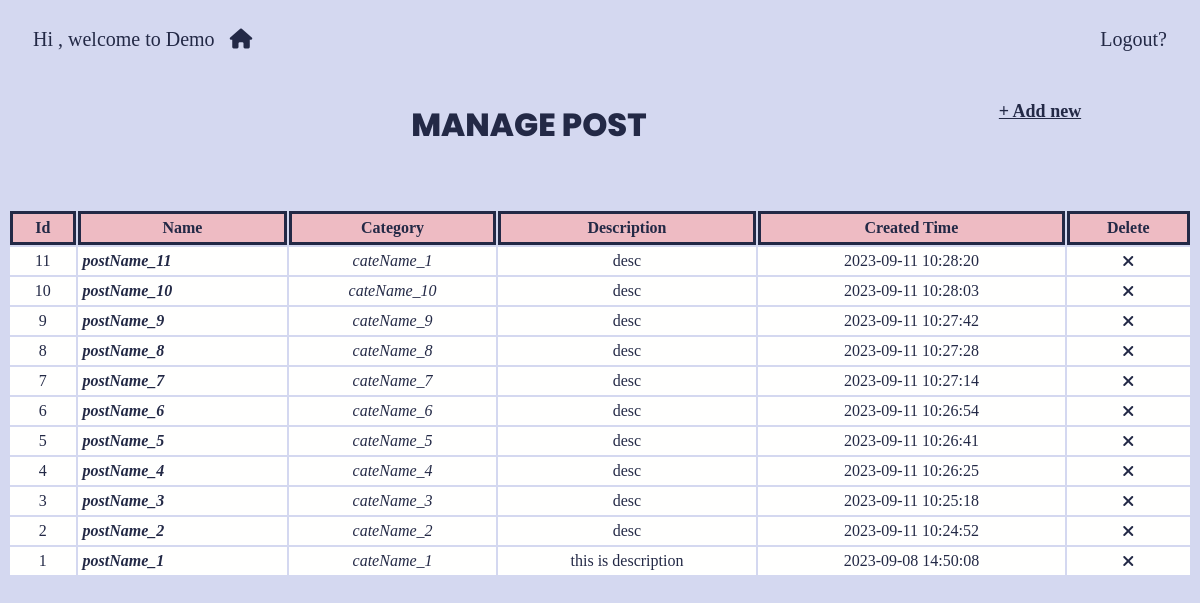
/vdWebTinTuc/admin/posts/index.php, run on an earlier commit of the app's database.
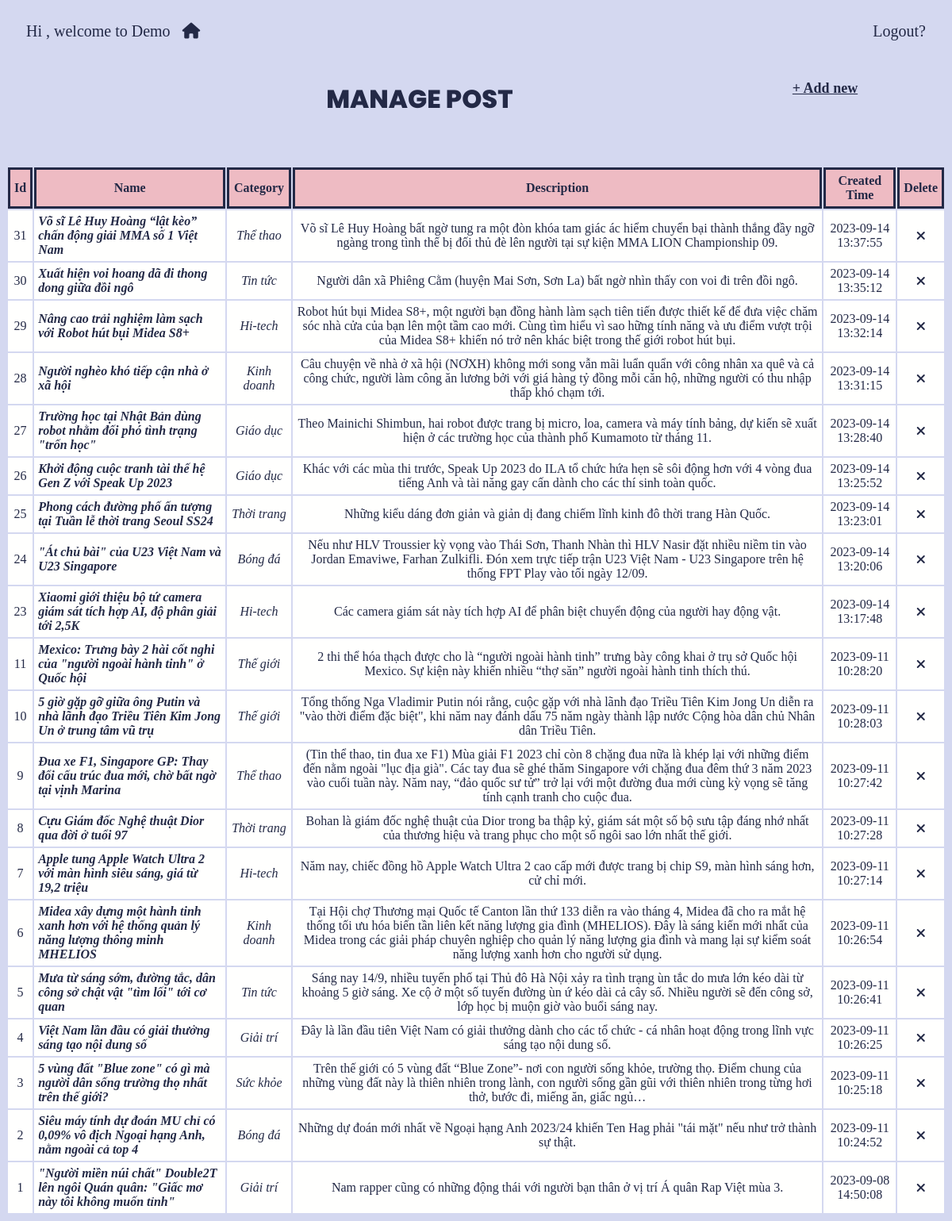
And on a later commit of the database.
### tables this page shows
CREATE TABLE `posts` (
  `id` int(15) NOT NULL,
  `cate_id` int(15) NOT NULL,
  `name` varchar(255) NOT NULL,
  `description` varchar(1000) NOT NULL,
  `content` text NOT NULL,
  `created_by` int(14) NOT NULL,
  `created_time` datetime DEFAULT current_timestamp()
);

CREATE TABLE `categories` (
  `id` int(15) NOT NULL,
  `name` varchar(255) NOT NULL,
  `created_by` int(15) NOT NULL,
  `created_time` datetime DEFAULT current_timestamp()
);

### vdWebTinTuc/apps/libs/router.php (called while the page is built, shortened)
<?php
    class apps_libs_router{
        public function createUrl($url, $param = []) {
            if($url)
                $param[self::PARAM_NAME] = $url;
            return $_SERVER['PHP_SELF'].'?'. http_build_query($param);
        }
    }
?>

### vdWebTinTuc/apps/libs/dbConnection.php (called while the page is built, shortened)
<?php
    class apps_libs_dbConnection{
        protected $username = 'root';
        protected $password = "";
        protected $host = 'localhost';
        protected $database = 'PHP';
        protected $tableName;
        protected $queryParams = [];
        protected static $connectionInstance = null;
        public function connect() {
            if(self::$connectionInstance === null){
                try{
                    self::$connectionInstance = new PDO('mysql:host='.$this->host.';dbname='.$this->database,
                            $this->username, $this->password);
                    self::$connectionInstance->setAttribute(PDO::ATTR_ERRMODE, PDO::ERRMODE_EXCEPTION);
                } catch (Exception $ex) {
                    echo "ERROR: ".$ex->getMessage();
                    die();
                }
            }
        }
        public function query($sql, $param = []) {
            $q = self::$connectionInstance->prepare($sql);
            if(is_array($param) && $param)
                $q->execute($param);
            else
                $q->execute();
            return $q;
        }
        public function buildQueryParams($params = []) {
            $default = [
                "SELECT"=>"*",
                "WHERE"=>"",
                "OTHER"=>"",
                "params"=>"",
                "field"=>"",
                "value"=>[],
                "JOIN"=>""
            ];
            $this->queryParams = array_merge($default, $params);
            return $this;
        }
        public function buildCondition($condition){
            if(trim($condition))
                return "WHERE ".$condition;
            else
                return "";
        }
        public function select() {
            $sql = "SELECT ".$this->queryParams['SELECT']
                   ." FROM ".$this->tableName
                   ." ".$this->queryParams['JOIN']
                   ." ".$this->buildCondition($this->queryParams['WHERE'])
                   ." ".$this->queryParams['OTHER'];
            $query = $this->query($sql, $this->queryParams['params']);
            return $query->fetchAll(PDO::FETCH_ASSOC);
        }
    }
?>

### vdWebTinTuc/admin/posts/index.php (the view, shortened to what this page needs)
<?php
    $posts = new apps_models_posts();
    $list = $posts->buildQueryParams([
        "SELECT"=>"posts.id, posts.name, posts.description, posts.created_time, categories.name as cate_name",
        "OTHER"=>"ORDER BY created_time DESC",
        "JOIN"=>"INNER JOIN categories ON categories.id = posts.cate_id"
        ])->select();
?>
<html>
    <head>
        <link rel="stylesheet" href="../CSS/index.css">
        <?php include 'head.php'?>
    </head>
    <body>
        <div class="title">
            <h1>MANAGE POST</h1>
            <a href="<?= $router->createUrl('posts/detail')?>">+ Add new</a>
        </div>
        <div class="show-data">
            <table style="width: 100%">
                <tr id="column">
                    <td>Id</td>
                    <td>Name</td>
                    <td>Category</td>
                    <td>Description</td>
                    <td>Created Time</td>
                    <td>Delete</td>
                </tr>
                <?php
                    foreach($list as $row){
                    ?>
                        <tr>
                            <td><?= $row['id']?></td>
                            <td id="name" onclick="location.href='<?= $router->createUrl('posts/detail', ['id'=>$row['id']])?>'">
                                <?= $row['name']?>
                            </td>
                            <td><i><?= $row['cate_name']?></i></td>
                            <td><?= $row['description']?></td>
                            <td><?= $row['created_time']?></td>
                            <td id="del" onclick="location.href='<?= $router->createUrl('posts/delete', ["id"=>$row['id']])?>'"><i class="fa-solid fa-xmark"></td>
                        </tr>
                    <?php
                    }
                ?>
            </table>
        </div>
    </body>
</html>

What changed in the data, as far as the page shows it:
added posts: id "31", name "Võ sĩ Lê Huy Hoàng “lật kèo” chấn động giải MMA số 1 Việt Nam", categories.name "Thể thao", description "Võ sĩ Lê Huy Hoàng bất ngờ tung ra một đòn khóa tam giác ác hiểm chuyển bại thành thắng đầy ngỡ ngàng trong tình thế bị đối thủ đè lên người tại sự kiện MMA LION Championship 09.", created_time "2023-09-14 13:37:55"
added posts: id "30", name "Xuất hiện voi hoang dã đi thong dong giữa đồi ngô", categories.name "Tin tức", description "Người dân xã Phiêng Cằm (huyện Mai Sơn, Sơn La) bất ngờ nhìn thấy con voi đi trên đồi ngô.", created_time "2023-09-14 13:35:12"
added posts: id "29", name "Nâng cao trải nghiệm làm sạch với Robot hút bụi Midea S8+", categories.name "Hi-tech", description "Robot hút bụi Midea S8+, một người bạn đồng hành làm sạch tiên tiến được thiết kế để đưa việc chăm sóc nhà cửa của bạn lên một tầm cao mới. Cùng tìm hiểu vì sao hững tính năng và ưu điểm vượt trội của Midea S8+ khiến nó trở nên khác biệt trong thế giới robot hút bụi.", created_time "2023-09-14 13:32:14"
added posts: id "28", name "Người nghèo khó tiếp cận nhà ở xã hội", categories.name "Kinh doanh", description "Câu chuyện về nhà ở xã hội (NƠXH) không mới song vẫn mãi luẩn quẩn với công nhân xa quê và cả công chức, người làm công ăn lương bởi với giá hàng tỷ đồng mỗi căn hộ, những người có thu nhập thấp khó chạm tới.", created_time "2023-09-14 13:31:15"
added posts: id "27", name "Trường học tại Nhật Bản dùng robot nhằm đối phó tình trạng \"trốn học\"", categories.name "Giáo dục", description "Theo Mainichi Shimbun, hai robot được trang bị micro, loa, camera và máy tính bảng, dự kiến sẽ xuất hiện ở các trường học của thành phố Kumamoto từ tháng 11.", created_time "2023-09-14 13:28:40"
added posts: id "26", name "Khởi động cuộc tranh tài thế hệ Gen Z với Speak Up 2023", categories.name "Giáo dục", description "Khác với các mùa thi trước, Speak Up 2023 do ILA tổ chức hứa hẹn sẽ sôi động hơn với 4 vòng đua tiếng Anh và tài năng gay cấn dành cho các thí sinh toàn quốc.", created_time "2023-09-14 13:25:52"
added posts: id "25", name "Phong cách đường phố ấn tượng tại Tuần lễ thời trang Seoul SS24", categories.name "Thời trang", description "Những kiểu dáng đơn giản và giản dị đang chiếm lĩnh kinh đô thời trang Hàn Quốc.", created_time "2023-09-14 13:23:01"
added posts: id "24", name "\"Át chủ bài\" của U23 Việt Nam và U23 Singapore", categories.name "Bóng đá", description "Nếu như HLV Troussier kỳ vọng vào Thái Sơn, Thanh Nhàn thì HLV Nasir đặt nhiều niềm tin vào Jordan Emaviwe, Farhan Zulkifli. Đón xem trực tiếp trận U23 Việt Nam - U23 Singapore trên hệ thống FPT Play vào tối ngày 12/09.", created_time "2023-09-14 13:20:06"
added posts: id "23", name "Xiaomi giới thiệu bộ tứ camera giám sát tích hợp AI, độ phân giải tới 2,5K", categories.name "Hi-tech", description "Các camera giám sát này tích hợp AI để phân biệt chuyển động của người hay động vật.", created_time "2023-09-14 13:17:48"
changed posts id 11: name "postName_11" → "Mexico: Trưng bày 2 hài cốt nghi của \"người ngoài hành tinh\" ở Quốc hội"; categories.name "cateName_1" → "Thế giới"; description "desc" → "2 thi thể hóa thạch được cho là “người ngoài hành tinh” trưng bày công khai ở trụ sở Quốc hội Mexico. Sự kiện này khiến nhiều “thợ săn” người ngoài hành tinh thích thú."
changed posts id 10: name "postName_10" → "5 giờ gặp gỡ giữa ông Putin và nhà lãnh đạo Triều Tiên Kim Jong Un ở trung tâm vũ trụ"; categories.name "cateName_10" → "Thế giới"; description "desc" → "Tổng thống Nga Vladimir Putin nói rằng, cuộc gặp với nhà lãnh đạo Triều Tiên Kim Jong Un diễn ra \"vào thời điểm đặc biệt\", khi năm nay đánh dấu 75 năm ngày thành lập nước Cộng hòa dân chủ Nhân dân Triều Tiên."
changed posts id 9: name "postName_9" → "Đua xe F1, Singapore GP: Thay đổi cấu trúc đua mới, chờ bất ngờ tại vịnh Marina"; categories.name "cateName_9" → "Thể thao"; description "desc" → "(Tin thể thao, tin đua xe F1) Mùa giải F1 2023 chỉ còn 8 chặng đua nữa là khép lại với những điểm đến nằm ngoài \"lục địa già\". Các tay đua sẽ ghé thăm Singapore với chặng đua đêm thứ 3 năm 2023 vào cuối tuần này. Năm nay, “đảo quốc sư tử” trở lại với một đường đua mới cùng kỳ vọng sẽ tăng tính cạnh tranh cho cuộc đua."
changed posts id 8: name "postName_8" → "Cựu Giám đốc Nghệ thuật Dior qua đời ở tuổi 97"; categories.name "cateName_8" → "Thời trang"; description "desc" → "Bohan là giám đốc nghệ thuật của Dior trong ba thập kỷ, giám sát một số bộ sưu tập đáng nhớ nhất của thương hiệu và trang phục cho một số ngôi sao lớn nhất thế giới."
changed posts id 7: name "postName_7" → "Apple tung Apple Watch Ultra 2 với màn hình siêu sáng, giá từ 19,2 triệu"; categories.name "cateName_7" → "Hi-tech"; description "desc" → "Năm nay, chiếc đồng hồ Apple Watch Ultra 2 cao cấp mới được trang bị chip S9, màn hình sáng hơn, cử chỉ mới."
changed posts id 6: name "postName_6" → "Midea xây dựng một hành tinh xanh hơn với hệ thống quản lý năng lượng thông minh MHELIOS"; categories.name "cateName_6" → "Kinh doanh"; description "desc" → "Tại Hội chợ Thương mại Quốc tế Canton lần thứ 133 diễn ra vào tháng 4, Midea đã cho ra mắt hệ thống tối ưu hóa biến tần liên kết năng lượng gia đình (MHELIOS). Đây là sáng kiến mới nhất của Midea trong các giải pháp chuyên nghiệp cho quản lý năng lượng gia đình và mang lại sự kiểm soát năng lượng xanh hơn cho người sử dụng."
changed posts id 5: name "postName_5" → "Mưa từ sáng sớm, đường tắc, dân công sở chật vật \"tìm lối\" tới cơ quan"; categories.name "cateName_5" → "Tin tức"; description "desc" → "Sáng nay 14/9, nhiều tuyến phố tại Thủ đô Hà Nội xảy ra tình trạng ùn tắc do mưa lớn kéo dài từ khoảng 5 giờ sáng. Xe cộ ở một số tuyến đường ùn ứ kéo dài cả cây số. Nhiều người sẽ đến công sở, lớp học bị muộn giờ vào buổi sáng nay."
changed posts id 4: name "postName_4" → "Việt Nam lần đầu có giải thưởng sáng tạo nội dung số"; categories.name "cateName_4" → "Giải trí"; description "desc" → "Đây là lần đầu tiên Việt Nam có giải thưởng dành cho các tổ chức - cá nhân hoạt động trong lĩnh vực sáng tạo nội dung số."
changed posts id 3: name "postName_3" → "5 vùng đất \"Blue zone\" có gì mà người dân sống trường thọ nhất trên thế giới?"; categories.name "cateName_3" → "Sức khỏe"; description "desc" → "Trên thế giới có 5 vùng đất “Blue Zone”- nơi con người sống khỏe, trường thọ. Điểm chung của những vùng đất này là thiên nhiên trong lành, con người sống gần gũi với thiên nhiên trong từng hơi thở, bước đi, miếng ăn, giấc ngủ…"
changed posts id 2: name "postName_2" → "Siêu máy tính dự đoán MU chỉ có 0,09% vô địch Ngoại hạng Anh, nằm ngoài cả top 4"; categories.name "cateName_2" → "Bóng đá"; description "desc" → "Những dự đoán mới nhất về Ngoại hạng Anh 2023/24 khiến Ten Hag phải \"tái mặt\" nếu như trở thành sự thật."
changed posts id 1: name "postName_1" → "\"Người miền núi chất\" Double2T lên ngôi Quán quân: \"Giấc mơ này tôi không muốn tỉnh\""; categories.name "cateName_1" → "Giải trí"; description "this is description" → "Nam rapper cũng có những động thái với người bạn thân ở vị trí Á quân Rap Việt mùa 3."
